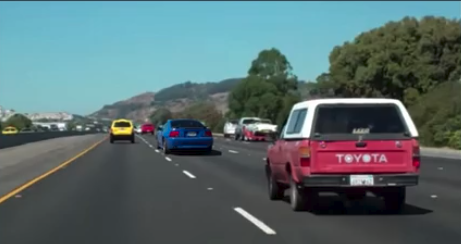
#> input picture Udacity-Term1/exercise_ml&opencv/cv1.png, 461 x 244 px
$ python plot3D.py   (older library calls are emulated)
#> lines starting #> are read from the running program, lines starting #| are printed output that depends on the picture
# 将图片像素在3D空间展示出来.  可以看到HSV里汽车的平面和环境不一样.

import cv2
import numpy as np
import matplotlib.pyplot as plt
from mpl_toolkits.mplot3d import Axes3D

def plot3d(pixels, colors_rgb,
        axis_labels=list("RGB"), axis_limits=((0, 255), (0, 255), (0, 255))):
    """Plot pixels in 3D."""

    # Create figure and 3D axes
    fig = plt.figure(figsize=(8, 8))
    ax = Axes3D(fig)

    # Set axis limits
    ax.set_xlim(*axis_limits[0])
    ax.set_ylim(*axis_limits[1])
    ax.set_zlim(*axis_limits[2])

    # Set axis labels and sizes
    ax.tick_params(axis='both', which='major', labelsize=14, pad=8)
    ax.set_xlabel(axis_labels[0], fontsize=16, labelpad=16)
    ax.set_ylabel(axis_labels[1], fontsize=16, labelpad=16)
    ax.set_zlabel(axis_labels[2], fontsize=16, labelpad=16)

    # Plot pixel values with colors given in colors_rgb
    ax.scatter(
        pixels[:, :, 0].ravel(),
        pixels[:, :, 1].ravel(),
        pixels[:, :, 2].ravel(),
        c=colors_rgb.reshape((-1, 3)), edgecolors='none')

    return ax  # return Axes3D object for further manipulation


# Read a color image
img = cv2.imread("cv1.png")
#> img is the input picture: shape (244, 461, 3); mean B, G, R 110.1, 107.6, 88.3

# Select a small fraction of pixels to plot by subsampling it
scale = max(img.shape[0], img.shape[1], 64) / 64  # at most 64 rows and columns
#> scale = 7.2
img_small = cv2.resize(img, (np.int(img.shape[1] / scale), np.int(img.shape[0] / scale)), interpolation=cv2.INTER_NEAREST)
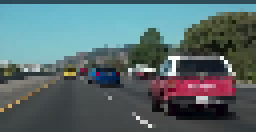
#> img_small: shape (33, 64, 3) (shown 4 times larger); mean B, G, R 109.4, 106.6, 87.3

# Convert subsampled image to desired color space(s)
img_small_RGB = cv2.cvtColor(img_small, cv2.COLOR_BGR2RGB)  # OpenCV uses BGR, matplotlib likes RGB
img_small_HSV = cv2.cvtColor(img_small, cv2.COLOR_BGR2HSV)
#> img_small_HSV: shape (33, 64, 3); mean H, S, V 87.9, 72.4, 117.1
img_small_rgb = img_small_RGB / 255.  # scaled to [0, 1], only for plotting

# Plot and show
plot3d(img_small_RGB, img_small_rgb)
plt.show()

plot3d(img_small_HSV, img_small_rgb, axis_labels=list("HSV"))
plt.show()
